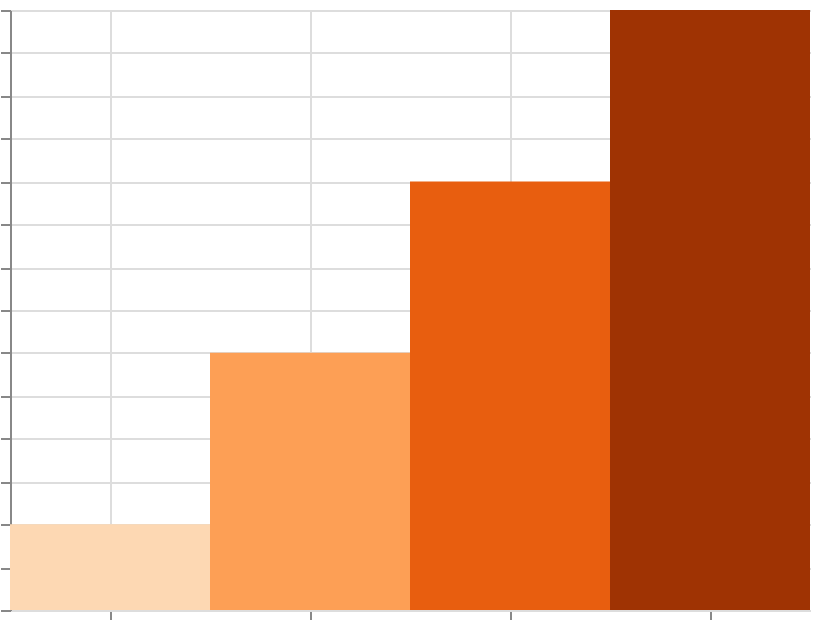

Write a Vega-Lite specification for this figure.
### Vega specification from a JSON file in a GitHub repository (floating-point values rounded to 4 significant figures)
{"$schema": "https://vega.github.io/schema/vega/v6.json", "width": 400, "height": 300, "padding": 5, "autosize": "none", "data": [{"name": "table", "values": [{"cat": "A", "val": 10}, {"cat": "B", "val": 30}, {"cat": "C", "val": 50}, {"cat": "D", "val": 70}]}], "scales": [{"name": "x", "type": "band", "domain": {"data": "table", "field": "cat", "sort": true}, "range": "width"}, {"name": "y", "type": "linear", "domain": {"data": "table", "field": "val"}, "range": [{"signal": "height"}, 0], "zero": true, "nice": true}, {"name": "color", "type": "sequential", "domain": {"data": "table", "field": "val"}, "scheme": "oranges"}], "marks": [{"type": "rect", "from": {"data": "table"}, "encode": {"update": {"x": {"scale": "x", "field": "cat"}, "width": {"scale": "x", "band": 1}, "y": {"scale": "y", "field": "val"}, "y2": {"scale": "y", "value": 0}, "fill": {"scale": "color", "field": "val"}}}}], "axes": [{"scale": "x", "orient": "bottom", "grid": true, "labels": false}, {"scale": "y", "orient": "left", "grid": true, "labels": false}], "legends": [{"fill": "color"}]}
